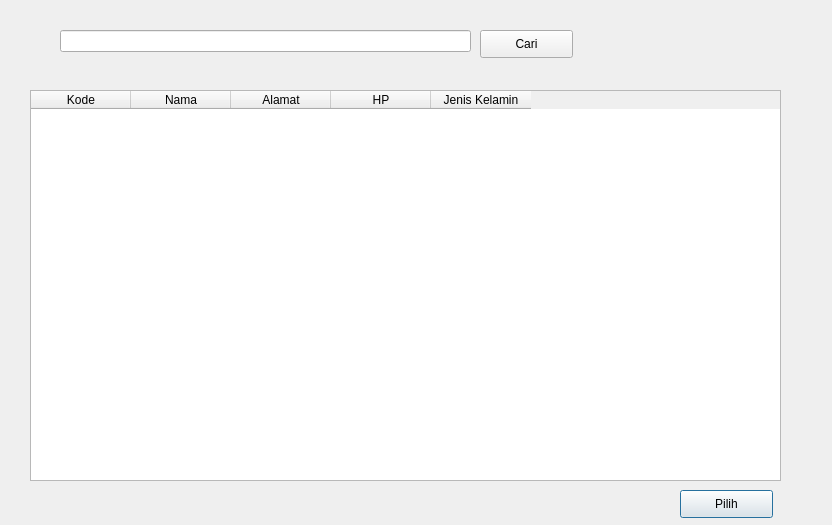
<?xml version="1.0" encoding="UTF-8"?>
<ui version="4.0">
 <class>cariDokter</class>
 <widget class="QDialog" name="cariDokter">
  <property name="geometry">
   <rect>
    <x>0</x>
    <y>0</y>
    <width>832</width>
    <height>525</height>
   </rect>
  </property>
  <property name="windowTitle">
   <string>Cari Pasien</string>
  </property>
  <widget class="QPushButton" name="btnPilih">
   <property name="geometry">
    <rect>
     <x>680</x>
     <y>490</y>
     <width>93</width>
     <height>28</height>
    </rect>
   </property>
   <property name="text">
    <string>Pilih</string>
   </property>
  </widget>
  <widget class="QLineEdit" name="txtCari">
   <property name="geometry">
    <rect>
     <x>60</x>
     <y>30</y>
     <width>411</width>
     <height>22</height>
    </rect>
   </property>
  </widget>
  <widget class="QPushButton" name="btnCari">
   <property name="geometry">
    <rect>
     <x>480</x>
     <y>30</y>
     <width>93</width>
     <height>28</height>
    </rect>
   </property>
   <property name="text">
    <string>Cari</string>
   </property>
  </widget>
  <widget class="QTableWidget" name="tblPasien">
   <property name="geometry">
    <rect>
     <x>30</x>
     <y>90</y>
     <width>751</width>
     <height>391</height>
    </rect>
   </property>
   <column>
    <property name="text">
     <string>Kode</string>
    </property>
   </column>
   <column>
    <property name="text">
     <string>Nama</string>
    </property>
   </column>
   <column>
    <property name="text">
     <string>Alamat</string>
    </property>
   </column>
   <column>
    <property name="text">
     <string>HP</string>
    </property>
   </column>
   <column>
    <property name="text">
     <string>Jenis Kelamin</string>
    </property>
   </column>
  </widget>
 </widget>
 <resources/>
 <connections/>
</ui>
